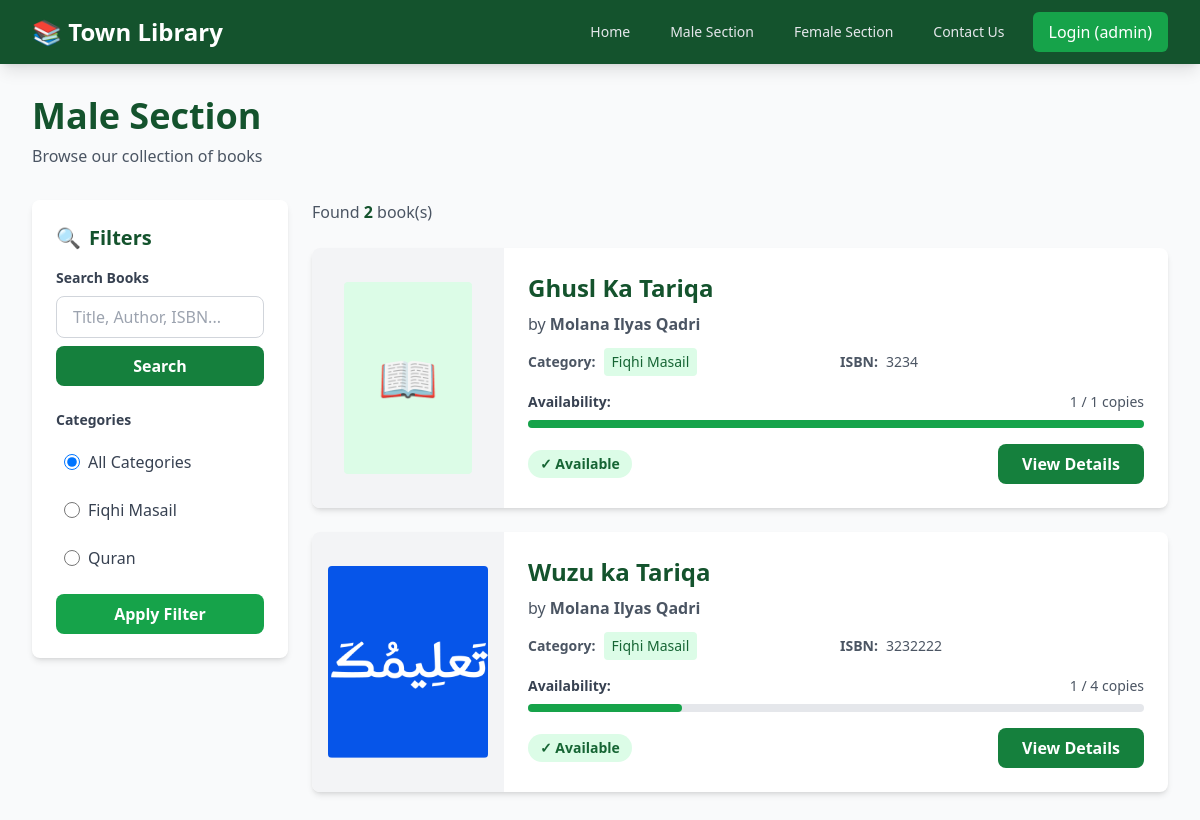
The page /male/ on the database its author committed.
### library/models.py (models this page shows, shortened)
class Category(models.Model):
    name = models.CharField(max_length=100)
    description = models.TextField(blank=True)
    class Meta:
        verbose_name_plural = "Categories"

class Book(models.Model):
    SECTION_CHOICES = [
        ('male', 'Male Section'),
        ('female', 'Female Section'),
    ]
    title = models.CharField(max_length=200)
    author = models.CharField(max_length=200)
    category = models.ForeignKey(Category, on_delete=models.SET_NULL, null=True)
    isbn = models.CharField(max_length=13, unique=True)
    publisher = models.CharField(max_length=200, blank=True)
    published_year = models.IntegerField()
    description = models.TextField(blank=True)
    cover_image = models.ImageField(upload_to='book_covers/', blank=True, null=True)
    section = models.CharField(max_length=10, choices=SECTION_CHOICES)
    total_copies = models.PositiveIntegerField(default=1)
    available_copies = models.PositiveIntegerField(default=1)
    shelf_location = models.CharField(max_length=50, blank=True)
    added_date = models.DateTimeField(auto_now_add=True)
    updated_date = models.DateTimeField(auto_now=True)
    def is_available(self):
        return self.available_copies > 0
    class Meta:
        ordering = ['-added_date']

### library/views.py (the view)
# urls.py: path('male/', views.book_list, {'section': 'male'}, name='male_section'),
def book_list(request, section):
    books = Book.objects.filter(section=section)
    categories = Category.objects.all()
    search_query = request.GET.get('search', '')
    if search_query:
        books = books.filter(
            Q(title__icontains=search_query) |
            Q(author__icontains=search_query) |
            Q(isbn__icontains=search_query)
        )
    category_id = request.GET.get('category', '')
    if category_id:
        books = books.filter(category_id=category_id)
    context = {
        'books': books,
        'categories': categories,
        'section': section,
        'search_query': search_query,
        'selected_category': category_id,
    }
    return render(request, 'book_list.html', context)

### templates/book_list.html (shortened to what this page needs)
{% extends 'base.html' %}
{% block content %}
<div class="max-w-7xl mx-auto px-4 sm:px-6 lg:px-8 py-8">
    <div class="mb-8">
        <h1 class="text-4xl font-bold text-dark-green-900 mb-2">
            {{ section|title }} Section
        </h1>
        <p class="text-gray-600">Browse our collection of books</p>
    </div>
    <div class="flex flex-col lg:flex-row gap-6">
        <div class="lg:w-64 flex-shrink-0">
            <div class="bg-white rounded-lg shadow-md p-6 sticky top-4">
                <h3 class="text-xl font-bold text-dark-green-900 mb-4 flex items-center">
                    <span class="mr-2">🔍</span> Filters
                </h3>
                <div class="mb-6">
                    <label class="block text-sm font-semibold text-gray-700 mb-2">
                        Search Books
                    </label>
                    <form method="GET" action="">
                        <input type="text"
                               name="search"
                               placeholder="Title, Author, ISBN..."
                               value="{{ search_query }}"
                               class="w-full px-4 py-2 border border-gray-300 rounded-lg focus:ring-2 focus:ring-dark-green-500 focus:border-transparent">
                        <button type="submit"
                                class="w-full mt-2 bg-dark-green-700 hover:bg-dark-green-800 text-white font-semibold py-2 px-4 rounded-lg transition">
                            Search
                        </button>
                    </form>
                </div>
                <div>
                    <label class="block text-sm font-semibold text-gray-700 mb-3">
                        Categories
                    </label>
                    <form method="GET" action="">
                        <div class="space-y-2 mb-4">
                            <label class="flex items-center cursor-pointer hover:bg-gray-50 p-2 rounded">
                                <input type="radio"
                                       name="category"
                                       value=""
                                       {% if not selected_category %}checked{% endif %}
                                       class="w-4 h-4 text-dark-green-600 focus:ring-dark-green-500">
                                <span class="ml-2 text-gray-700">All Categories</span>
                            </label>
                            {% for category in categories %}
                            <label class="flex items-center cursor-pointer hover:bg-gray-50 p-2 rounded">
                                <input type="radio"
                                       name="category"
                                       value="{{ category.id }}"
                                       class="w-4 h-4 text-dark-green-600 focus:ring-dark-green-500">
                                <span class="ml-2 text-gray-700">{{ category.name }}</span>
                            </label>
                            {% endfor %}
                        </div>
                        <button type="submit"
                                class="w-full bg-dark-green-600 hover:bg-dark-green-700 text-white font-semibold py-2 px-4 rounded-lg transition">
                            Apply Filter
                        </button>
                    </form>
                </div>
            </div>
        </div>
        <div class="flex-1">
            <div class="mb-6 flex justify-between items-center">
                <p class="text-gray-600">
                    {% if books %}
                        Found <span class="font-semibold text-dark-green-900">{{ books.count }}</span> book(s)
                    {% else %}
                        No books found
                    {% endif %}
                </p>
            </div>
            {% if books %}
            <div class="grid gap-6">
                {% for book in books %}
                <div class="bg-white rounded-lg shadow-md hover:shadow-xl transition-all duration-300 overflow-hidden">
                    <div class="flex flex-col md:flex-row">
                        <div class="md:w-48 bg-gray-100 flex items-center justify-center p-4">
                            {% if book.cover_image %}
                            <img src="{{ book.cover_image.url }}"
                                 alt="{{ book.title }}"
                                 class="h-48 w-auto object-cover rounded">
                            {% else %}
                            <div class="h-48 w-32 bg-dark-green-100 flex items-center justify-center rounded">
                                <span class="text-5xl text-dark-green-600">📖</span>
                            </div>
                            {% endif %}
                        </div>
                        <div class="flex-1 p-6">
                            <h3 class="text-2xl font-bold text-dark-green-900 mb-2">
                                {{ book.title }}
                            </h3>
                            <p class="text-gray-600 mb-3">
                                by <span class="font-semibold">{{ book.author }}</span>
                            </p>
                            <div class="grid grid-cols-2 gap-2 mb-4">
                                <div class="flex items-center text-sm text-gray-600">
                                    <span class="font-semibold mr-2">Category:</span>
                                    <span class="bg-dark-green-100 text-dark-green-800 px-2 py-1 rounded">
                                        {{ book.category.name }}
                                    </span>
                                </div>
                                <div class="flex items-center text-sm text-gray-600">
                                    <span class="font-semibold mr-2">ISBN:</span>
                                    {{ book.isbn }}
                                </div>
                            </div>
                            <div class="mb-4">
                                <div class="flex items-center justify-between mb-2">
                                    <span class="text-sm font-semibold text-gray-700">Availability:</span>
                                    <span class="text-sm text-gray-600">
                                        {{ book.available_copies }} / {{ book.total_copies }} copies
                                    </span>
                                </div>
                                <div class="w-full bg-gray-200 rounded-full h-2">
                                    <div class="bg-dark-green-600 h-2 rounded-full"
                                         style="width: {% widthratio book.available_copies book.total_copies 100 %}%">
                                    </div>
                                </div>
                            </div>
                            <div class="flex items-center justify-between">
                                {% if book.is_available %}
                                <span class="inline-flex items-center px-3 py-1 rounded-full text-sm font-semibold bg-green-100 text-green-800">
                                    ✓ Available
                                </span>
                                {% else %}
                                <span class="inline-flex items-center px-3 py-1 rounded-full text-sm font-semibold bg-red-100 text-red-800">
                                    ✗ Not Available
                                </span>
                                {% endif %}
                                <a href="/book/{{ book.id }}/">
                                    <button class="bg-dark-green-700 hover:bg-dark-green-800 text-white font-semibold py-2 px-6 rounded-lg transition">
                                        View Details
                                    </button>
                                </a>
                            </div>
                        </div>
                    </div>
                </div>
                {% endfor %}
            </div>
            {% endif %}
        </div>
    </div>
</div>
{% endblock %}

### templates/base.html (shortened to what this page needs)
<!DOCTYPE html>
<html lang="en">
  <head>
    <script src="https://cdn.tailwindcss.com"></script>
  </head>
  <body class="bg-gray-50">
    <nav class="bg-dark-green-900 shadow-lg">
      <div class="max-w-7xl mx-auto px-4 sm:px-6 lg:px-8">
        <div class="flex justify-between items-center h-16">
          <div class="flex items-center">
            <a href="/" class="text-white text-2xl font-bold">
              📚 Town Library
            </a>
          </div>
          <div class="flex items-center space-x-4">
            <a
              href="/"
              class="text-gray-200 hover:text-white px-3 py-2 rounded-md text-sm font-medium transition"
            >
              Home
            </a>
            <a
              href="/male/"
              class="text-gray-200 hover:text-white px-3 py-2 rounded-md text-sm font-medium transition"
            >
              Male Section
            </a>
            <a
              href="/female/"
              class="text-gray-200 hover:text-white px-3 py-2 rounded-md text-sm font-medium transition"
            >
              Female Section
            </a>
            <a
              href="/contact/"
              class="text-gray-200 hover:text-white px-3 py-2 rounded-md text-sm font-medium transition"
            >
              Contact Us
            </a>
            {% if user.is_authenticated %}
            <form method="POST" action="{% url 'logout' %}">
              {% csrf_token %}
              <button
                type="submit"
                class="bg-red-600 text-white px-4 py-2 rounded-md hover:bg-red-700 transition"
              >
                Logout
              </button>
            </form>
            {% else %}
            <a
              href="{% url 'login' %}"
              class="bg-green-600 text-white px-4 py-2 rounded-md hover:bg-green-700 transition"
            >
              Login (admin)
            </a>
            {% endif %}
          </div>
        </div>
      </div>
    </nav>
    <main class="min-h-screen">{% block content %} {% endblock %}</main>
  </body>
</html>

### rows shown on the page
Category: category "☐ Fiqhi Masail", name "Fiqhi Masail"
Category: category "☐ Quran", name "Quran"
Book: title "Ghusl Ka Tariqa", author "Molana Ilyas Qadri", category.name "Fiqhi Masail", isbn "3234", available_copies "1", total_copies "1", shows "✓ Available"
Book: cover_image (picture), title "Wuzu ka Tariqa", author "Molana Ilyas Qadri", category.name "Fiqhi Masail", isbn "3232222", available_copies "1", total_copies "4", shows "✓ Available"

### other values the page prints
{{ section|title }} "Male"
{{ books.count }} "2"
